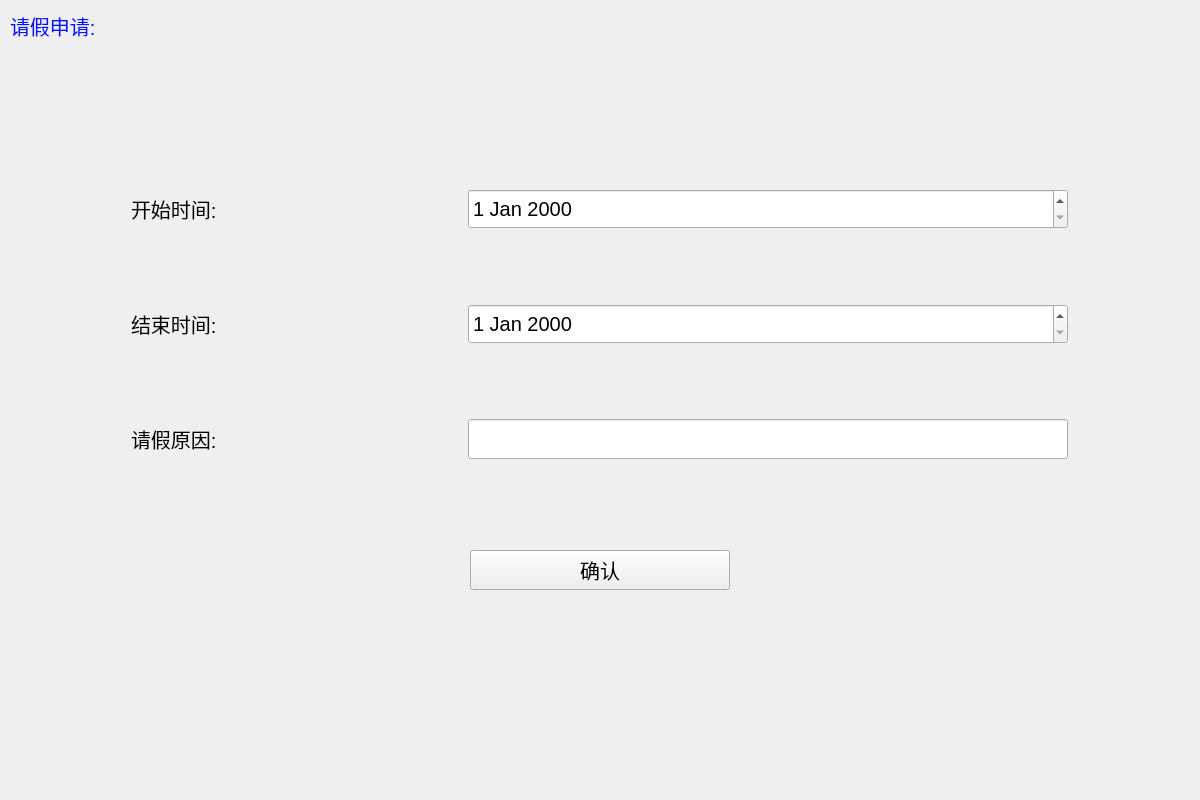
<?xml version="1.0" encoding="UTF-8"?>
<ui version="4.0">
 <class>LaddWidget</class>
 <widget class="QWidget" name="LaddWidget">
  <property name="geometry">
   <rect>
    <x>0</x>
    <y>0</y>
    <width>1200</width>
    <height>800</height>
   </rect>
  </property>
  <property name="windowTitle">
   <string>Form</string>
  </property>
  <widget class="QLabel" name="label">
   <property name="geometry">
    <rect>
     <x>10</x>
     <y>0</y>
     <width>191</width>
     <height>51</height>
    </rect>
   </property>
   <property name="font">
    <font>
     <pointsize>15</pointsize>
    </font>
   </property>
   <property name="styleSheet">
    <string notr="true">color: rgb(0, 17, 255);</string>
   </property>
   <property name="text">
    <string>请假申请:</string>
   </property>
  </widget>
  <widget class="QPushButton" name="pushButton">
   <property name="geometry">
    <rect>
     <x>470</x>
     <y>550</y>
     <width>260</width>
     <height>40</height>
    </rect>
   </property>
   <property name="font">
    <font>
     <pointsize>15</pointsize>
    </font>
   </property>
   <property name="text">
    <string>确认</string>
   </property>
  </widget>
  <widget class="QWidget" name="layoutWidget">
   <property name="geometry">
    <rect>
     <x>0</x>
     <y>120</y>
     <width>1201</width>
     <height>411</height>
    </rect>
   </property>
   <layout class="QVBoxLayout" name="verticalLayout">
    <item>
     <layout class="QHBoxLayout" name="horizontalLayout_3">
      <item>
       <widget class="QLabel" name="label_4">
        <property name="minimumSize">
         <size>
          <width>200</width>
          <height>40</height>
         </size>
        </property>
        <property name="maximumSize">
         <size>
          <width>200</width>
          <height>40</height>
         </size>
        </property>
        <property name="font">
         <font>
          <pointsize>15</pointsize>
         </font>
        </property>
        <property name="text">
         <string>开始时间:</string>
        </property>
       </widget>
      </item>
      <item>
       <widget class="QDateEdit" name="e1">
        <property name="minimumSize">
         <size>
          <width>600</width>
          <height>40</height>
         </size>
        </property>
        <property name="maximumSize">
         <size>
          <width>600</width>
          <height>16777215</height>
         </size>
        </property>
        <property name="font">
         <font>
          <pointsize>15</pointsize>
         </font>
        </property>
       </widget>
      </item>
     </layout>
    </item>
    <item>
     <layout class="QHBoxLayout" name="horizontalLayout_7">
      <item>
       <widget class="QLabel" name="label_8">
        <property name="minimumSize">
         <size>
          <width>200</width>
          <height>40</height>
         </size>
        </property>
        <property name="maximumSize">
         <size>
          <width>200</width>
          <height>40</height>
         </size>
        </property>
        <property name="font">
         <font>
          <pointsize>15</pointsize>
         </font>
        </property>
        <property name="text">
         <string>结束时间:</string>
        </property>
       </widget>
      </item>
      <item>
       <widget class="QDateEdit" name="e2">
        <property name="minimumSize">
         <size>
          <width>600</width>
          <height>40</height>
         </size>
        </property>
        <property name="maximumSize">
         <size>
          <width>600</width>
          <height>16777215</height>
         </size>
        </property>
        <property name="font">
         <font>
          <pointsize>15</pointsize>
         </font>
        </property>
       </widget>
      </item>
     </layout>
    </item>
    <item>
     <layout class="QHBoxLayout" name="horizontalLayout">
      <item>
       <widget class="QLabel" name="label_2">
        <property name="minimumSize">
         <size>
          <width>200</width>
          <height>40</height>
         </size>
        </property>
        <property name="maximumSize">
         <size>
          <width>200</width>
          <height>40</height>
         </size>
        </property>
        <property name="font">
         <font>
          <pointsize>15</pointsize>
         </font>
        </property>
        <property name="text">
         <string>请假原因:</string>
        </property>
       </widget>
      </item>
      <item>
       <widget class="QLineEdit" name="e3">
        <property name="minimumSize">
         <size>
          <width>300</width>
          <height>40</height>
         </size>
        </property>
        <property name="maximumSize">
         <size>
          <width>600</width>
          <height>40</height>
         </size>
        </property>
        <property name="font">
         <font>
          <pointsize>15</pointsize>
         </font>
        </property>
       </widget>
      </item>
     </layout>
    </item>
   </layout>
  </widget>
 </widget>
 <resources/>
 <connections/>
</ui>
